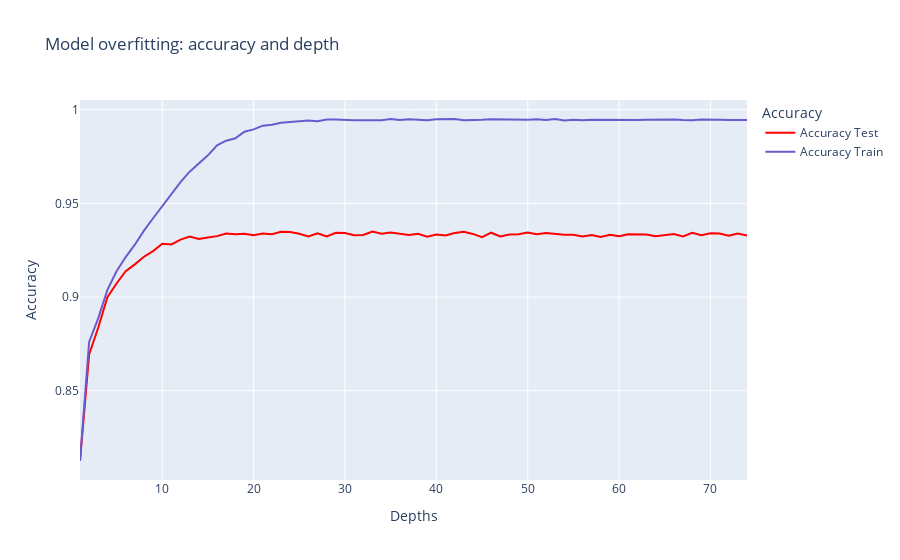

Here is the notebook cell this chart was saved with:
### Code cell
#Visualization of the scores:
# Overfitting review
fig = go.Figure()

# Add the first line trace for accuracy_test
fig.add_trace(go.Scatter(x=depths, y=accuracy_test, name='Accuracy Test', line=dict(color='red')))

# Add the second line trace for accuracy_train
fig.add_trace(go.Scatter(x=depths, y=accuracy_train, name='Accuracy Train', line=dict(color='slateblue')))

# Set the layout with titles
fig.update_layout(
    title='Model overfitting: accuracy and depth',
    xaxis_title='Depths',
    yaxis_title='Accuracy',
    legend_title='Accuracy',
)

# Show the figure
fig.show()
